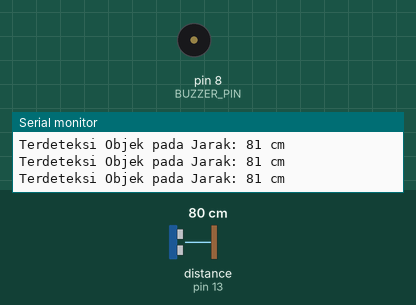
Bench run of a sketch on a simulated Arduino Uno, built with avr-gcc and run on an emulated ATmega328P. Parts: buzzer (waves = sounding), the last lines printed to the serial monitor. Inputs (shaded band) come from the test bench; at power-on: distance to the obstacle (sensor on pin 13) 80 cm. The echo pulse lasts 58.3 µs per cm.

Above: at 1.2 s.
1.3 s: distance to the obstacle (sensor on pin 13) set to 22 cm
2.8 s: distance to the obstacle (sensor on pin 13) set to 19 cm
At 3.24 s:
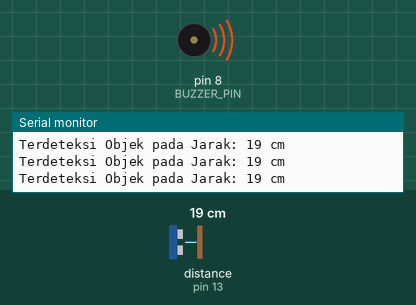
5.8 s: distance to the obstacle (sensor on pin 13) set to 35 cm
At 5.8 s:
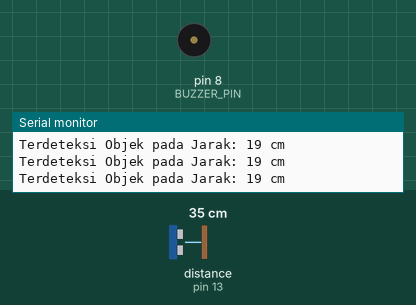
7.3 s: distance to the obstacle (sensor on pin 13) set to 2 cm
At 7.74 s:
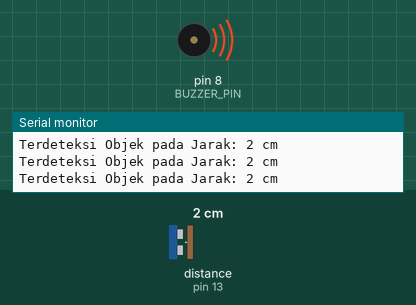
Timing chart, 0 to 11.3 s (numbered marks = the images above; inputs shaded):
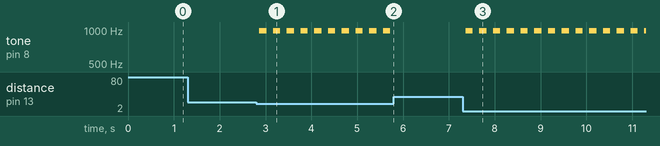

The sketch:

nomor_4.ino
```cpp
#include <NewPing.h>

#define TRIGGER_PIN  12  // Pin Trig sensor ke Pin 12 Arduino Uno
#define ECHO_PIN     13  // Pin Echo sensor ke Pin 13 Arduino Uno
#define MAX_DISTANCE 200 // Batas maksimal sensor membaca (200 cm) [cite: 159]

#define BUZZER_PIN   8   // Kaki positif (+) Buzzer ke Pin 8

// Inisialisasi NewPing ke objek bernama sonar [cite: 160]
NewPing sonar(TRIGGER_PIN, ECHO_PIN, MAX_DISTANCE);

// --- PENGATURAN SENSITIVITAS JARAK ---
const int JARAK_DETEKSI = 20; // Jarak tamu berdiri agar bel berbunyi (dalam cm)

// --- VARIABEL TIMER NON-BLOCKING (MILLIS) ---
unsigned long waktuSebelumnyaSensor = 0;
const unsigned long JEDA_SENSOR = 60; // Sensor membaca ulang setiap 60ms [cite: 166]

unsigned long waktuSebelumnyaBuzzer = 0;
const unsigned long JEDA_NADA = 150;  // Jeda ketukan bunyi putus-putus bel (150ms)

int statusBuzzer = LOW;
int jarakBACA = 0;

void setup() {
  Serial.begin(115200); // Kecepatan komunikasi Serial Monitor

  pinMode(BUZZER_PIN, OUTPUT);
  digitalWrite(BUZZER_PIN, LOW); // Pastikan buzzer mati saat awal menyala

  Serial.println("--- Sistem Bel Rumah Otomatis Tanpa LCD Siap ---");
}

void loop() {
  unsigned long waktuSekarang = millis();

  // 1. MEMBACA SENSOR ULTRASONIK SETIAP 60ms
  if (waktuSekarang - waktuSebelumnyaSensor >= JEDA_SENSOR) {
    waktuSebelumnyaSensor = waktuSekarang;

    jarakBACA = sonar.ping_cm(); // Mengambil hasil pemantauan objek (cm) [cite: 169]

    // Tampilkan data ke Serial Monitor untuk pengecekan
    if (jarakBACA > 0) {
      Serial.print("Terdeteksi Objek pada Jarak: ");
      Serial.print(jarakBACA);
      Serial.println(" cm");
    }
  }

  // 2. LOGIKA MEMBUNYIKAN BUZZER SECARA MANUAL (ANTI-CONFLICT TIMER 1)
  if (jarakBACA > 0 && jarakBACA <= JARAK_DETEKSI) {

    // Mengatur ketukan irama putus-putus bel (Bip... Bip... Bip...)
    if (waktuSekarang - waktuSebelumnyaBuzzer >= JEDA_NADA) {
      waktuSebelumnyaBuzzer = waktuSekarang;
      statusBuzzer = !statusBuzzer; // Membalik kondisi hidup-mati buzzer
    }

    // Jika ketukan berstatus aktif (HIGH), buat frekuensi suara bel secara manual
    if (statusBuzzer == HIGH) {
      digitalWrite(BUZZER_PIN, HIGH);
      delayMicroseconds(500); // Frekuensi suara bel kasar sekitar ~1kHz
      digitalWrite(BUZZER_PIN, LOW);
      delayMicroseconds(500);
    } else {
      digitalWrite(BUZZER_PIN, LOW); // Matikan buzzer di jeda ketukan
    }

  } else {
    // Jika tidak ada orang di depan sensor atau objek menjauh, bel mati total
    digitalWrite(BUZZER_PIN, LOW);
    statusBuzzer = LOW;
  }
}
```

Measured:
- the behaviour switches between 21 and 20 cm on distance to the obstacle (sensor on pin 13) (found by bisection; images 0 and 1)
- after the input at 2.8 s, tone on pin 8 (BUZZER_PIN): alternates 982 Hz for 0.16 s and silent for 0.14 s, starting after 0.06 s
- after the input at 5.8 s, tone on pin 8 (BUZZER_PIN): stops changing and stays silent
- after the input at 7.3 s, tone on pin 8 (BUZZER_PIN): alternates 982 Hz for 0.16 s and silent for 0.14 s, starting after 0.06 s
